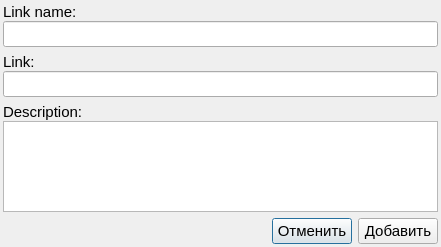
<?xml version="1.0" encoding="UTF-8"?>
<ui version="4.0">
 <class>LinkDialog</class>
 <widget class="QDialog" name="LinkDialog">
  <property name="geometry">
   <rect>
    <x>0</x>
    <y>0</y>
    <width>441</width>
    <height>247</height>
   </rect>
  </property>
  <property name="font">
   <font>
    <pointsize>11</pointsize>
   </font>
  </property>
  <property name="windowTitle">
   <string>Dialog</string>
  </property>
  <layout class="QVBoxLayout" name="verticalLayout_4">
   <property name="leftMargin">
    <number>3</number>
   </property>
   <property name="topMargin">
    <number>3</number>
   </property>
   <property name="rightMargin">
    <number>3</number>
   </property>
   <property name="bottomMargin">
    <number>3</number>
   </property>
   <item>
    <layout class="QVBoxLayout" name="verticalLayout">
     <property name="spacing">
      <number>0</number>
     </property>
     <item>
      <widget class="QLabel" name="label">
       <property name="text">
        <string>Link name:</string>
       </property>
      </widget>
     </item>
     <item>
      <widget class="QLineEdit" name="edtName"/>
     </item>
    </layout>
   </item>
   <item>
    <layout class="QVBoxLayout" name="verticalLayout_2">
     <property name="spacing">
      <number>0</number>
     </property>
     <item>
      <widget class="QLabel" name="label_2">
       <property name="text">
        <string>Link:</string>
       </property>
      </widget>
     </item>
     <item>
      <widget class="QLineEdit" name="edtLink"/>
     </item>
    </layout>
   </item>
   <item>
    <layout class="QVBoxLayout" name="verticalLayout_3">
     <property name="spacing">
      <number>0</number>
     </property>
     <item>
      <widget class="QLabel" name="label_3">
       <property name="text">
        <string>Description:</string>
       </property>
      </widget>
     </item>
     <item>
      <widget class="QTextEdit" name="edtDescription"/>
     </item>
    </layout>
   </item>
   <item>
    <layout class="QHBoxLayout" name="horizontalLayout">
     <item>
      <spacer name="horizontalSpacer">
       <property name="orientation">
        <enum>Qt::Horizontal</enum>
       </property>
       <property name="sizeHint" stdset="0">
        <size>
         <width>40</width>
         <height>20</height>
        </size>
       </property>
      </spacer>
     </item>
     <item>
      <widget class="QPushButton" name="btnCancel">
       <property name="text">
        <string>Отменить</string>
       </property>
      </widget>
     </item>
     <item>
      <widget class="QPushButton" name="btnAdd">
       <property name="text">
        <string>Добавить</string>
       </property>
      </widget>
     </item>
    </layout>
   </item>
  </layout>
 </widget>
 <resources/>
 <connections/>
</ui>
